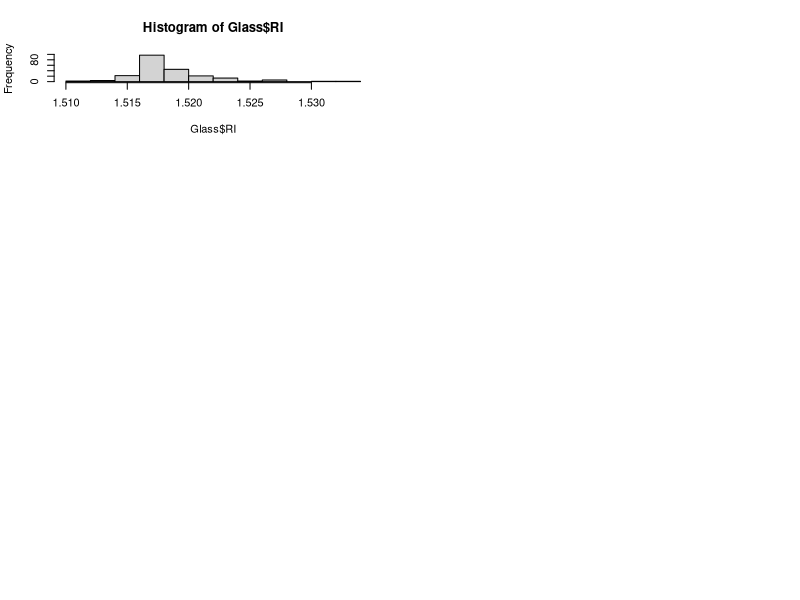
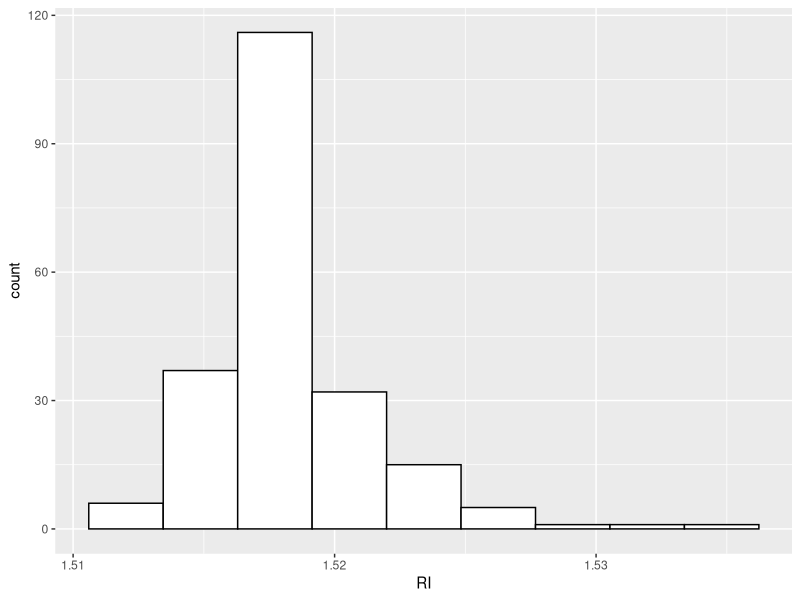

These figures' R source, in order:
## Exercises Chapter 3

# 3.1
library(mlbench)
data(Glass)
View(Glass)

# Examine the predictor variables visually
library(ggplot2)
par(mfrow=c(4,2))

width <- 1.25*(max(Glass$RI) - min(Glass$RI))/10.0
hist(Glass$RI)
ggplot(data=Glass, aes(x=RI)) + 
  geom_histogram(binwidth=width, colour="black", fill="white")


compounds <- names(Glass[-length(Glass)])
plotOne <- function(d, n, i) {
  v <- d[i]
  h <- n[i]
  hist(v)
  title(h)
}